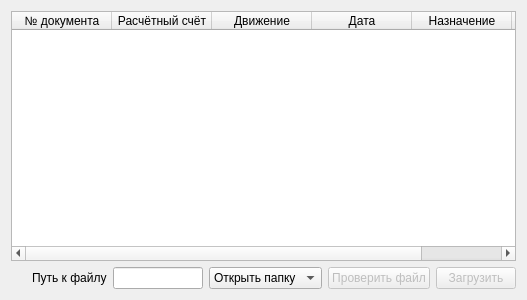
<?xml version="1.0" encoding="UTF-8"?>
<ui version="4.0">
 <class>class_load_pp</class>
 <widget class="QWidget" name="class_load_pp">
  <property name="geometry">
   <rect>
    <x>0</x>
    <y>0</y>
    <width>527</width>
    <height>300</height>
   </rect>
  </property>
  <property name="windowTitle">
   <string>Form</string>
  </property>
  <layout class="QGridLayout" name="gridLayout">
   <item row="1" column="0">
    <layout class="QHBoxLayout" name="horizontalLayout">
     <item>
      <spacer name="horizontalSpacer">
       <property name="orientation">
        <enum>Qt::Horizontal</enum>
       </property>
       <property name="sizeHint" stdset="0">
        <size>
         <width>40</width>
         <height>20</height>
        </size>
       </property>
      </spacer>
     </item>
     <item>
      <widget class="QLabel" name="label">
       <property name="text">
        <string>Путь к файлу</string>
       </property>
      </widget>
     </item>
     <item>
      <widget class="QLineEdit" name="lineEdit_path">
       <property name="readOnly">
        <bool>true</bool>
       </property>
      </widget>
     </item>
     <item>
      <widget class="QComboBox" name="comboBox_openfile">
       <property name="enabled">
        <bool>true</bool>
       </property>
       <item>
        <property name="text">
         <string>Открыть папку</string>
        </property>
       </item>
       <item>
        <property name="text">
         <string>Открыть файл</string>
        </property>
       </item>
      </widget>
     </item>
     <item>
      <widget class="QPushButton" name="pushButton_load">
       <property name="enabled">
        <bool>false</bool>
       </property>
       <property name="text">
        <string>Проверить файл</string>
       </property>
      </widget>
     </item>
     <item>
      <widget class="QPushButton" name="pushButton_load_db">
       <property name="enabled">
        <bool>false</bool>
       </property>
       <property name="text">
        <string>Загрузить</string>
       </property>
      </widget>
     </item>
    </layout>
   </item>
   <item row="0" column="0">
    <widget class="QTableWidget" name="tableWidget">
     <property name="editTriggers">
      <set>QAbstractItemView::NoEditTriggers</set>
     </property>
     <column>
      <property name="text">
       <string>№ документа</string>
      </property>
     </column>
     <column>
      <property name="text">
       <string>Расчётный счёт</string>
      </property>
     </column>
     <column>
      <property name="text">
       <string>Движение</string>
      </property>
     </column>
     <column>
      <property name="text">
       <string>Дата</string>
      </property>
     </column>
     <column>
      <property name="text">
       <string>Назначение</string>
      </property>
     </column>
     <column>
      <property name="text">
       <string>Сумма</string>
      </property>
     </column>
    </widget>
   </item>
  </layout>
 </widget>
 <resources/>
 <connections/>
</ui>
